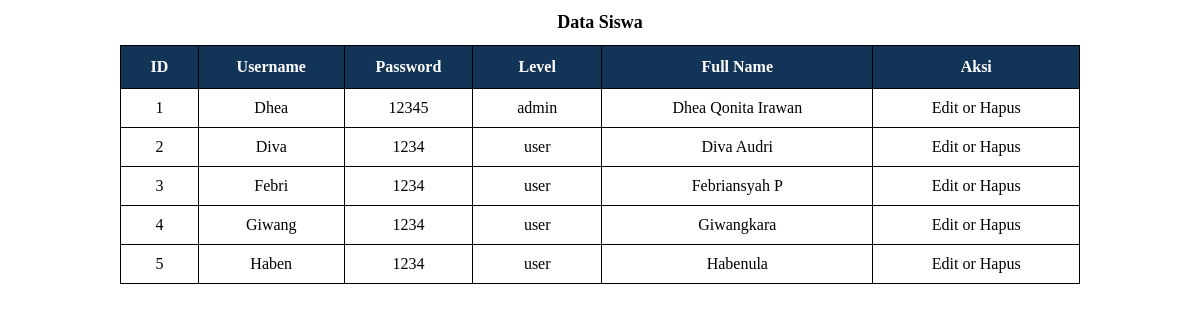
The page / on the database its author committed.
### tables this page shows
CREATE TABLE `users` (
  `id` int(10) NOT NULL,
  `username` varchar(255) NOT NULL,
  `password` varchar(255) NOT NULL,
  `level` enum('admin','user','guest','') NOT NULL,
  `fullname` varchar(255) NOT NULL
);

### index.php (the view, shortened to what this page needs)
<!DOCTYPE html>
<html>
<head>
	<link rel="stylesheet" type="text/css" href="css/style.css">
</head>
<body>
	<div class="tabel">
		<h1><center>Data Siswa</center></h1>
		<table class="table" align="center">
			<tr>
				<th>ID</th>
				<th>Username</th>
				<th>Password</th>
				<th>Level</th>
				<th>Full Name</th>
				<th>Aksi</th>
			</tr>
	</div>
	<?php
	  include('koneksi.php');
	  $sql_tabel ="SELECT * FROM users";
	  $data=mysqli_query($conn,$sql_tabel);
	  while($baris_data=mysqli_fetch_array($data,MYSQLI_ASSOC)){
	?>
  	<tr>
	    <td><?php echo $baris_data['id']; ?></td>
	    <td><?php echo $baris_data['username']; ?></td>
	    <td><?php echo $baris_data['password']; ?></td>
	    <td><?php echo $baris_data['level']; ?></td>
	    <td><?php echo $baris_data['fullname']; ?></td>
	    <td>
			<a class="edit" href="edit.php?id=<?php echo $baris_data['Id']; ?>">Edit</a> or
			<a class="hapus" href="delete.php?id=<?php echo $baris_data['Id']; ?>">Hapus</a>
		</td>
  	</tr>
<?php } ?>
</body>
</html>

### css/style.css (style rules this page uses)
body { margin: 0; padding: 0; }
.tabel h1 { font-family: nunito; font-size: 18px; }
.table { border-collapse: collapse; }
table.table th th , table.table tr td { padding: 10px 20px ; }
table { background-color: white; border-radius: 10px; border-collapse: collapse; width: 80%; }
tr { margin-left: 14%; }
table th { border: 1px solid #000; padding: 2px; padding-top: 12px; padding-bottom: 12px; text-align: left; background-color: #123456; color: white; text-align: center; }
table td { border: 1px solid #000; padding: 2px; padding-top: 5px; padding-bottom: 5px; text-align: center; color: black; }
table td a { text-decoration: none; color: #000; }

### rows shown on the page
users: id "1", username "Dhea", password "12345", level "admin", fullname "Dhea Qonita Irawan"
users: id "2", username "Diva", password "1234", level "user", fullname "Diva Audri"
users: id "3", username "Febri", password "1234", level "user", fullname "Febriansyah P"
users: id "4", username "Giwang", password "1234", level "user", fullname "Giwangkara"
users: id "5", username "Haben", password "1234", level "user", fullname "Habenula"
